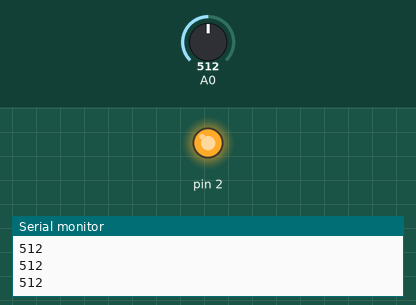
This sketch was run on a simulated Arduino Uno, built with avr-gcc and run on an emulated ATmega328P. Shown: output pins drawn as LEDs (lit = HIGH), the last lines printed to the serial monitor. Inputs (shaded band) come from the test bench; at power-on: A0 = 512.

Above: at 1.2 s.
1.3 s: A0 set to 409
2.8 s: A0 set to 394
At 3.4 s:
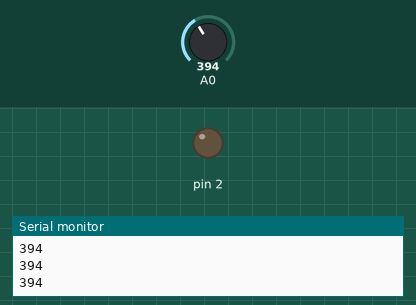
4.3 s: A0 set to 410
At 4.7 s:
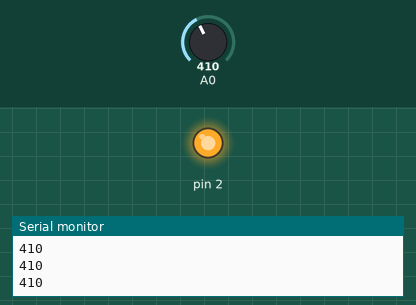
5.8 s: A0 set to 390
At 6.1 s:
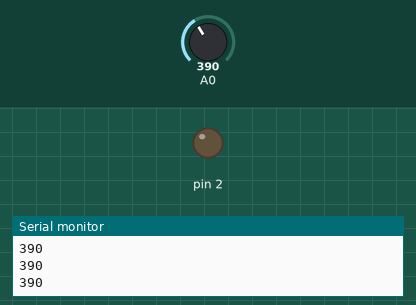
Timing chart, 0 to 8.3 s (numbered marks = the images above; inputs shaded):
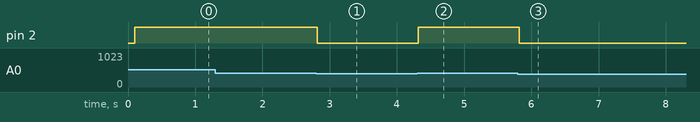

The sketch:

nightLight.ino
```cpp
void setup() {
  // put your setup code here, to run once:
  pinMode(A0,INPUT);
  pinMode(2,OUTPUT);
  Serial.begin(9600);
}

void loop() {
  // put your main code here, to run repeatedly:
  Serial.println(analogRead(A0));
  delay(100);
  if(analogRead(A0) > 400)
  {
    digitalWrite(2,HIGH);
  }
  else
  {
    digitalWrite(2,LOW);
  }
}
```

Measured:
- the behaviour switches between 401 and 400 on A0 (found by bisection; images 0 and 1)
- after the input at 2.8 s, pin 2: HIGH → LOW at once
- after the input at 4.3 s, pin 2: LOW → HIGH at once
- after the input at 5.8 s, pin 2: HIGH → LOW at once
